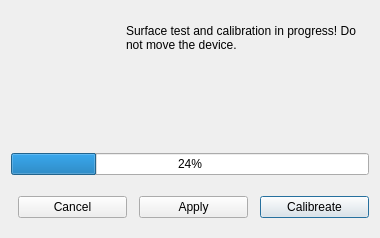
<?xml version="1.0" encoding="UTF-8"?>
<ui version="4.0">
 <class>RTCalibrateTcuDialog</class>
 <widget class="QDialog" name="RTCalibrateTcuDialog">
  <property name="geometry">
   <rect>
    <x>0</x>
    <y>0</y>
    <width>380</width>
    <height>238</height>
   </rect>
  </property>
  <property name="minimumSize">
   <size>
    <width>380</width>
    <height>200</height>
   </size>
  </property>
  <property name="maximumSize">
   <size>
    <width>380</width>
    <height>238</height>
   </size>
  </property>
  <property name="windowTitle">
   <string>Dialog</string>
  </property>
  <layout class="QVBoxLayout" name="verticalLayout">
   <property name="spacing">
    <number>12</number>
   </property>
   <item>
    <widget class="QWidget" name="pnlContent" native="true">
     <layout class="QVBoxLayout" name="verticalLayout_2">
      <item>
       <widget class="QStackedWidget" name="swWizzard">
        <property name="currentIndex">
         <number>1</number>
        </property>
        <widget class="QWidget" name="pgIntro">
         <layout class="QGridLayout" name="gridLayout">
          <item row="0" column="0">
           <widget class="QLabel" name="txIntro">
            <property name="text">
             <string>The next steps will run a surface test and then calibrate the sensor. Please do not move the mouse.</string>
            </property>
            <property name="textFormat">
             <enum>Qt::PlainText</enum>
            </property>
            <property name="alignment">
             <set>Qt::AlignLeading|Qt::AlignLeft|Qt::AlignTop</set>
            </property>
            <property name="wordWrap">
             <bool>true</bool>
            </property>
            <property name="textInteractionFlags">
             <set>Qt::NoTextInteraction</set>
            </property>
           </widget>
          </item>
         </layout>
        </widget>
        <widget class="QWidget" name="pgCalibrate">
         <layout class="QGridLayout" name="gridLayout_3">
          <property name="leftMargin">
           <number>0</number>
          </property>
          <property name="topMargin">
           <number>0</number>
          </property>
          <property name="rightMargin">
           <number>0</number>
          </property>
          <property name="bottomMargin">
           <number>4</number>
          </property>
          <property name="spacing">
           <number>12</number>
          </property>
          <item row="0" column="0">
           <widget class="RTTcuImageWidget" name="tcuImage" native="true">
            <property name="sizePolicy">
             <sizepolicy hsizetype="Fixed" vsizetype="Expanding">
              <horstretch>0</horstretch>
              <verstretch>0</verstretch>
             </sizepolicy>
            </property>
            <property name="minimumSize">
             <size>
              <width>90</width>
              <height>90</height>
             </size>
            </property>
            <property name="maximumSize">
             <size>
              <width>90</width>
              <height>90</height>
             </size>
            </property>
           </widget>
          </item>
          <item row="0" column="1" rowspan="2">
           <widget class="QLabel" name="txInstruction">
            <property name="sizePolicy">
             <sizepolicy hsizetype="Expanding" vsizetype="Expanding">
              <horstretch>0</horstretch>
              <verstretch>0</verstretch>
             </sizepolicy>
            </property>
            <property name="text">
             <string>Surface test and calibration in progress! Do not move the device.</string>
            </property>
            <property name="textFormat">
             <enum>Qt::PlainText</enum>
            </property>
            <property name="alignment">
             <set>Qt::AlignLeading|Qt::AlignLeft|Qt::AlignTop</set>
            </property>
            <property name="wordWrap">
             <bool>true</bool>
            </property>
            <property name="margin">
             <number>2</number>
            </property>
            <property name="indent">
             <number>4</number>
            </property>
            <property name="textInteractionFlags">
             <set>Qt::NoTextInteraction</set>
            </property>
           </widget>
          </item>
         </layout>
        </widget>
       </widget>
      </item>
     </layout>
    </widget>
   </item>
   <item>
    <widget class="QProgressBar" name="progressBar">
     <property name="value">
      <number>24</number>
     </property>
    </widget>
   </item>
   <item>
    <widget class="QWidget" name="pnlButtons" native="true">
     <layout class="QHBoxLayout" name="horizontalLayout">
      <property name="spacing">
       <number>12</number>
      </property>
      <property name="leftMargin">
       <number>0</number>
      </property>
      <property name="rightMargin">
       <number>0</number>
      </property>
      <item>
       <spacer name="horizontalSpacer">
        <property name="orientation">
         <enum>Qt::Horizontal</enum>
        </property>
       </spacer>
      </item>
      <item>
       <widget class="QPushButton" name="pbCancel">
        <property name="text">
         <string>Cancel</string>
        </property>
        <property name="autoDefault">
         <bool>false</bool>
        </property>
       </widget>
      </item>
      <item>
       <widget class="QPushButton" name="pbApply">
        <property name="text">
         <string>Apply</string>
        </property>
        <property name="autoDefault">
         <bool>true</bool>
        </property>
       </widget>
      </item>
      <item>
       <widget class="QPushButton" name="pbNextPage">
        <property name="text">
         <string>Calibreate</string>
        </property>
        <property name="autoDefault">
         <bool>true</bool>
        </property>
        <property name="default">
         <bool>true</bool>
        </property>
       </widget>
      </item>
     </layout>
    </widget>
   </item>
  </layout>
 </widget>
 <customwidgets>
  <customwidget>
   <class>RTTcuImageWidget</class>
   <extends>QWidget</extends>
   <header>rttcuimagewidget.h</header>
   <container>1</container>
  </customwidget>
 </customwidgets>
 <resources/>
 <connections/>
</ui>
